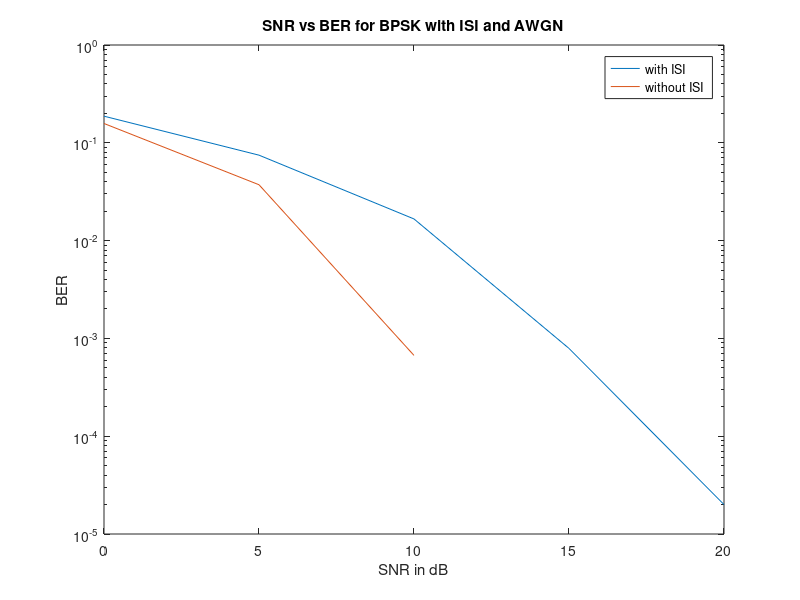

MATLAB code for this plot:
clearvars; close all; clc;

ntap = 3; %number of channel coefficients
nBits = 100000; % number of bits
data = randi([0 1],1,nBits); % bit stream to send
tx_bpsk = real(pskmod(data,2)); %binary psk modulated signal
snr = 0:5:20; %signal to noise ratios
h=[1 rand(1,ntap-1)]; %Channel Impulse Response
ch_out = conv(tx_bpsk,h); % channel output


num_states = 4;  % number of states in the trellis
survivor_node = zeros(num_states,nBits); % survivor nodes
survivor_ip = zeros(num_states,nBits); % survivor inputs
path_metric = zeros(num_states,nBits+1); % path metrics
index_temp = [0;1*2;2*2;3*2];

Prev_State = [1,2;3,4;1,2;3,4]; % PREVIOUS STATES
Prev_State_trans =  [1,3,1,3;2,4,2,4]; % TRANSPOSE OF P_State
Prev_Ip = [1,1;1,1;2,2;2,2]; % Previous inputs
Prev_Ip_trans = [1,1,2,2;1,1,2,2]; % tranpose of PREVIOUS INPUTS
Outputs_prev = [1,2;3,4;5,6;7,8];



for j = 1:length(snr)

    Error = 0;

    rec1 = awgn(ch_out,snr(j),'measured'); % awgn is added to signal
    rec1 = rec1(1:end-ntap+1);%received signal
    rec2 = awgn(tx_bpsk,snr(j),'measured'); % awgn is added to signal

    for k= 1:nBits                  
        if ((rec2(k)<0 && data(k)==0)||(rec2(k)>0 && data(k)==1))
                 Error=Error+1;
        end
    end
    BER2(j) = Error/nBits;
    


    metric(1,:) = (rec1-(h(1)+h(2)+h(3))).^2;
    metric(2,:) = (rec1-(h(1)+h(2)-h(3))).^2;
    metric(3,:) = (rec1-(h(1)-h(2)+h(3))).^2;
    metric(4,:) = (rec1-(h(1)-h(2)-h(3))).^2;
    
    metric(5,:) = (rec1-(-h(1)+h(2)+h(3))).^2;
    metric(6,:) = (rec1-(-h(1)+h(2)-h(3))).^2;
    metric(7,:) = (rec1-(-h(1)-h(2)+h(3))).^2;
    metric(8,:) = (rec1-(-h(1)-h(2)-h(3))).^2;
    
    for i=  1:nBits  
       [path_metric(:,i+1),index] = min([path_metric(Prev_State(:,1),i)+ metric(Outputs_prev(:,1),i) ...
           path_metric(Prev_State(:,2),i)+ metric(Outputs_prev(:,2),i)],[],2);
       survivor_node(:,i) = Prev_State(index+index_temp)';
       survivor_ip(:,i) = Prev_Ip(index+index_temp)'; 
    end
    
     [~,backtrace_index] = min(path_metric(:,i+1)); % index stack to backtrace the most likely path 
    
    for i = 1:nBits
       ip = survivor_ip(backtrace_index,nBits+1-i);
       backtrace_index = survivor_node(backtrace_index,nBits+1-i);
       decoded_signal(i) = ip - 1; % demodulated to bit stream
    end
    decoded_signal = fliplr(decoded_signal); % reverse the order of backtraced decoded signal


BER1(j) = sum(abs(data-decoded_signal))/nBits; % bit error rate

end

figure(1);

semilogy(snr,BER1);
title('SNR vs BER for BPSK with ISI and AWGN');
xlabel('SNR in dB');
ylabel('BER');
hold on;
semilogy(snr,BER2);
legend('with ISI','without ISI')










